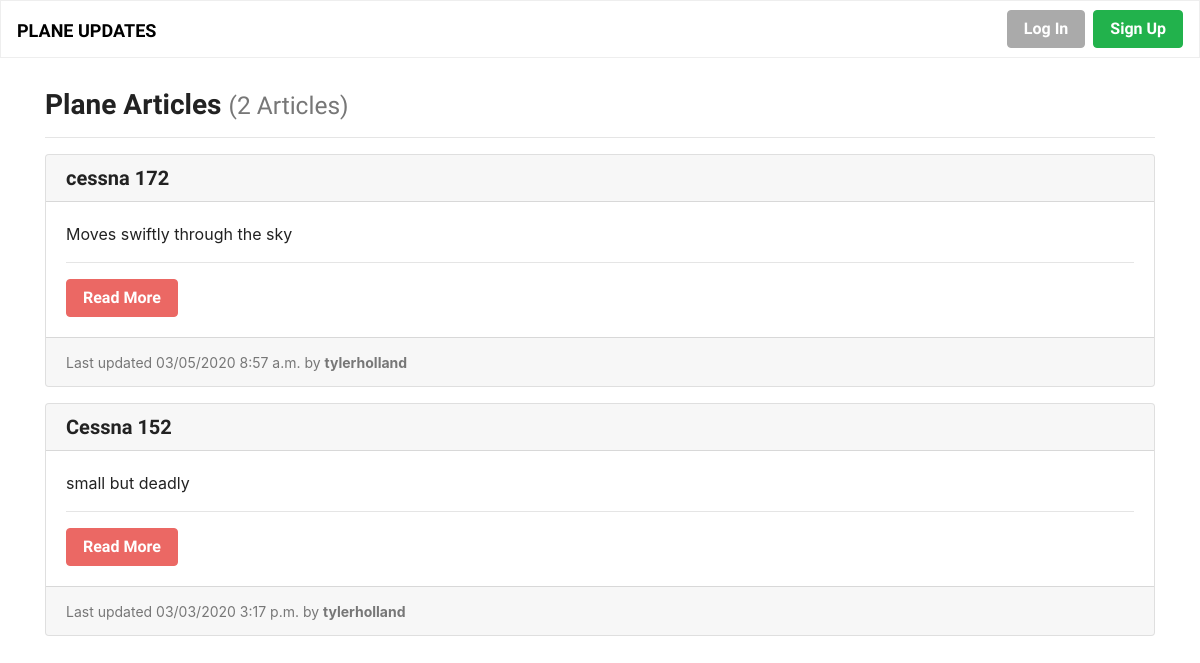
The page / on the database its author committed.
### news/models.py (models this page shows, shortened)
class Article(models.Model):
    title = models.CharField(max_length=200, unique=True)
    author = models.ForeignKey(User, on_delete=models.PROTECT)
    slug = models.CharField(max_length=200, blank=True, editable=False)
    content = models.TextField(
        help_text="Write the content of your page here.")
    created = models.DateTimeField(auto_now_add=True)
    modified = models.DateTimeField(auto_now=True)

### news/views.py (the view)
# urls.py: path('', ArticleListView.as_view(), name='news-list-page'),
class ArticleListView(ListView):
    model = Article
    def get(self, request):
        articles = self.get_queryset().all().order_by('-created')
        return render(request, 'list.html', {
          'articles': articles
        })

### news/templates/list.html
{% extends "base.html" %}
{% block content %}
  <h3>Plane Articles {% if articles %}<small class="text-muted">({{ articles|length }} Article{{ articles|length|pluralize:"s" }})</small>{% endif %}</h3>
  <hr>
  {% if articles %}
    <div class="card-rows">
      {% for article in articles %}
        {% include "partials/card.html" %}
      {% endfor %}
    </div>
  {% else %}
    <div class="alert alert-primary" role="alert">No articles to display.</div>
  {% endif %}
{% endblock %}

### news/templates/partials/card.html
<div class="card mb-3">
    <h5 class="card-header ">{{ article.title }}</h5>
    <div class="card-body border-light">
      <p class="card-text text-dark">
        {{ article.content|truncatewords_html:30 }}
        <hr>
        <div class="text-left">
          <a class="btn btn-primary" href="{% url 'news-details-page' article.slug %}" role="button" title="Read More">Read More</a>
        </div>
    </div>
    <div class="card-footer">
      <small class="text-muted">Last updated {{ article.modified|date:"SHORT_DATETIME_FORMAT" }} by <b>{{ article.author.username }}</b></small>
    </div>
  </div>

### rows shown on the page
Article: title "cessna 172", content "Moves swiftly through the sky", modified "03/05/2020 8:57 a.m.", author.username "tylerholland"
Article: title "Cessna 152", content "small but deadly", modified "03/03/2020 3:17 p.m.", author.username "tylerholland"

### other values the page prints
{{ articles|length }} "2"
